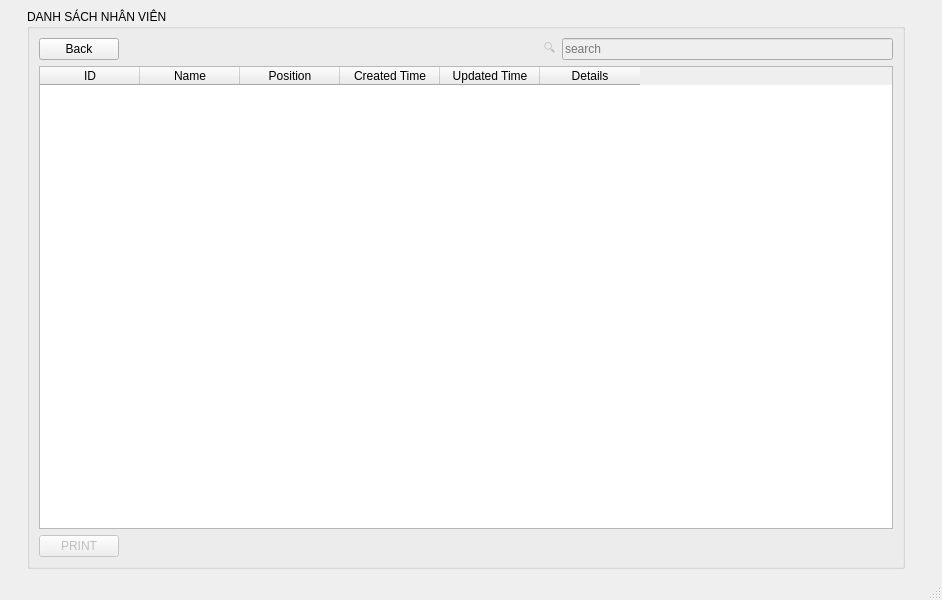
<?xml version="1.0" encoding="UTF-8"?>
<ui version="4.0">
 <class>MainWindow</class>
 <widget class="QMainWindow" name="MainWindow">
  <property name="geometry">
   <rect>
    <x>0</x>
    <y>0</y>
    <width>942</width>
    <height>600</height>
   </rect>
  </property>
  <property name="windowTitle">
   <string>MainWindow</string>
  </property>
  <widget class="QWidget" name="centralwidget">
   <layout class="QGridLayout" name="gridLayout">
    <item row="0" column="0">
     <spacer name="horizontalSpacer_7">
      <property name="orientation">
       <enum>Qt::Vertical</enum>
      </property>
      <property name="sizeHint" stdset="0">
       <size>
        <width>18</width>
        <height>536</height>
       </size>
      </property>
     </spacer>
    </item>
    <item row="0" column="2">
     <spacer name="horizontalSpacer_6">
      <property name="orientation">
       <enum>Qt::Vertical</enum>
      </property>
      <property name="sizeHint" stdset="0">
       <size>
        <width>28</width>
        <height>536</height>
       </size>
      </property>
     </spacer>
    </item>
    <item row="0" column="1">
     <widget class="QGroupBox" name="invoice_daily">
      <property name="title">
       <string>DANH SÁCH NHÂN VIÊN</string>
      </property>
      <layout class="QGridLayout" name="gridLayout_2">
       <item row="1" column="4">
        <widget class="QLineEdit" name="lineEdit">
         <property name="enabled">
          <bool>false</bool>
         </property>
         <property name="placeholderText">
          <string>search</string>
         </property>
        </widget>
       </item>
       <item row="1" column="1">
        <spacer name="horizontalSpacer">
         <property name="orientation">
          <enum>Qt::Horizontal</enum>
         </property>
         <property name="sizeHint" stdset="0">
          <size>
           <width>407</width>
           <height>20</height>
          </size>
         </property>
        </spacer>
       </item>
       <item row="1" column="3">
        <widget class="QLabel" name="label">
         <property name="enabled">
          <bool>false</bool>
         </property>
         <property name="text">
          <string>🔍</string>
         </property>
        </widget>
       </item>
       <item row="1" column="0">
        <widget class="QPushButton" name="back_button">
         <property name="text">
          <string>Back</string>
         </property>
        </widget>
       </item>
       <item row="2" column="0" colspan="5">
        <widget class="QTableWidget" name="tableWidget">
         <property name="rowCount">
          <number>0</number>
         </property>
         <attribute name="horizontalHeaderCascadingSectionResizes">
          <bool>true</bool>
         </attribute>
         <attribute name="verticalHeaderDefaultSectionSize">
          <number>38</number>
         </attribute>
         <column>
          <property name="text">
           <string>ID</string>
          </property>
         </column>
         <column>
          <property name="text">
           <string>Name</string>
          </property>
         </column>
         <column>
          <property name="text">
           <string>Position</string>
          </property>
         </column>
         <column>
          <property name="text">
           <string>Created Time</string>
          </property>
         </column>
         <column>
          <property name="text">
           <string>Updated Time</string>
          </property>
         </column>
         <column>
          <property name="text">
           <string>Details</string>
          </property>
         </column>
        </widget>
       </item>
       <item row="3" column="0">
        <widget class="QPushButton" name="invoice_detail">
         <property name="enabled">
          <bool>false</bool>
         </property>
         <property name="maximumSize">
          <size>
           <width>85</width>
           <height>16777215</height>
          </size>
         </property>
         <property name="mouseTracking">
          <bool>true</bool>
         </property>
         <property name="text">
          <string>PRINT</string>
         </property>
         <property name="autoDefault">
          <bool>false</bool>
         </property>
         <property name="default">
          <bool>false</bool>
         </property>
        </widget>
       </item>
      </layout>
     </widget>
    </item>
   </layout>
  </widget>
  <widget class="QMenuBar" name="menubar">
   <property name="geometry">
    <rect>
     <x>0</x>
     <y>0</y>
     <width>942</width>
     <height>22</height>
    </rect>
   </property>
  </widget>
  <widget class="QStatusBar" name="statusbar"/>
 </widget>
 <resources/>
 <connections/>
</ui>
